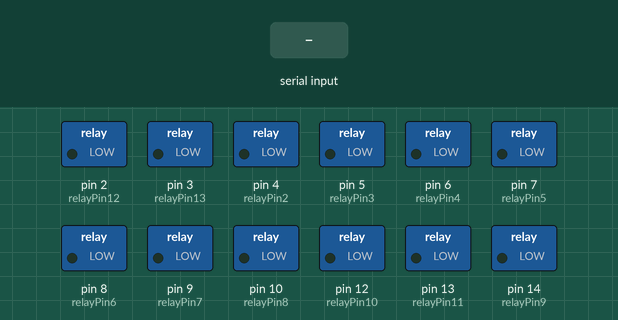
Recording of a sketch running on a simulated Arduino Uno, built with avr-gcc and run on an emulated ATmega328P. Parts: switched loads named in the sketch (green lamp = pin HIGH). The test bench sets the inputs (shaded band).

Above: at 1.3 s.
1.4 s: "1e" received over Serial
At 2.1 s:
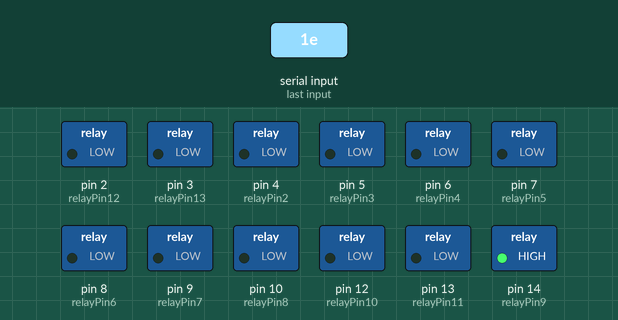
2.9 s: "2e" received over Serial
At 3.3 s:
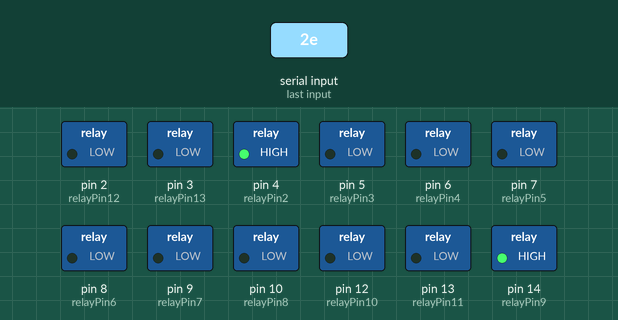
4.4 s: "3e" received over Serial
At 5.6 s:
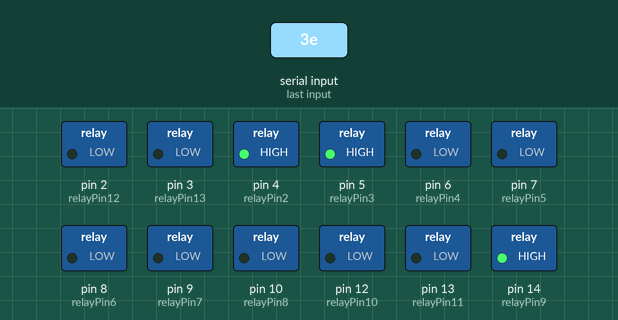
5.9 s: "4e" received over Serial
At 7.0 s:
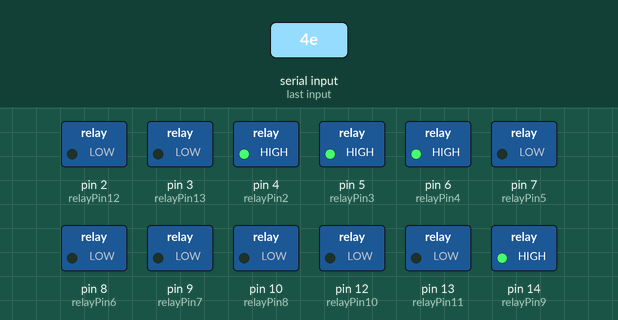
7.4 s: "5e" received over Serial
At 7.9 s:
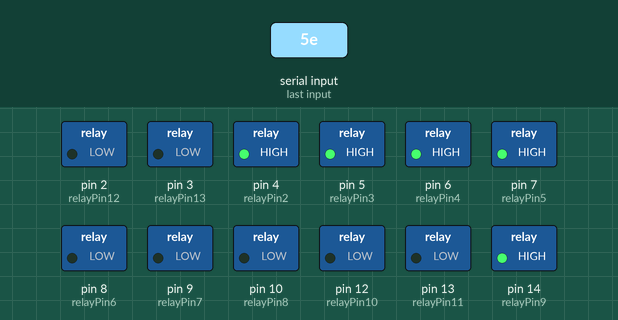
8.9 s: "6e" received over Serial
At 10.3 s:
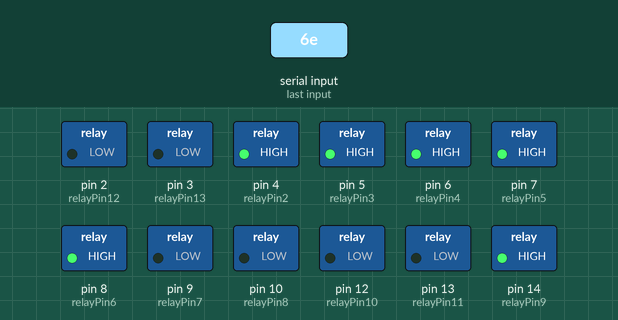
Timing chart, 0 to 11.4 s (numbered marks = the images above; inputs shaded):
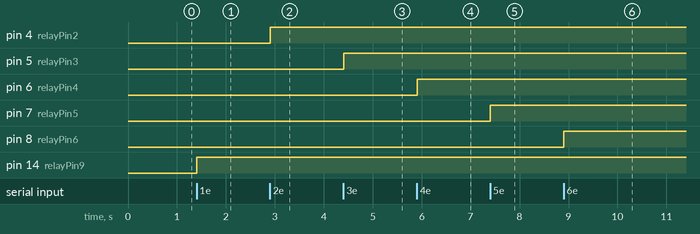

The sketch:

valve_control_2024.ino
```cpp
#include <SoftwareSerial.h>
/* www.learningbuz.com */
/*Impport following Libraries*/
#include <Wire.h>
// 12 relays
//I2C pins declaration

// SoftwareSerial mySensor1 (0, 1); // RX, TX
// const int relayPin1 = 3;
//relayPin2 -> relay3
//relayPin13 -> relay1
//relayPin9 -> relay2
const int relayPin2 = 4;
const int relayPin3 = 5;
const int relayPin4 = 6;
const int relayPin5 = 7;
const int relayPin6 = 8;
const int relayPin7 = 9;
const int relayPin8 = 10;
// const int relayPin9 = 11;
const int relayPin9 = 14; // A0
const int relayPin10 = 12;
const int relayPin11 = 13;

const int relayPin12 = 2;
const int relayPin13 = 3;

const int open_time = 2000;

char buffer[3];
int sp_quality = 0;

void setup() {
  // pinMode(relayPin1, OUTPUT);
  // digitalWrite(relayPin1, LOW);
  // delay(10);

  pinMode(relayPin2, OUTPUT);
  digitalWrite(relayPin2, LOW);
  delay(10);

  pinMode(relayPin3, OUTPUT);
  digitalWrite(relayPin3, LOW);
  delay(10);

  pinMode(relayPin4, OUTPUT);
  digitalWrite(relayPin4, LOW);
  delay(10);

  pinMode(relayPin5, OUTPUT);
  digitalWrite(relayPin5, LOW);
  delay(10);

  pinMode(relayPin6, OUTPUT);
  digitalWrite(relayPin6, LOW);
  delay(10);

  pinMode(relayPin7, OUTPUT);
  digitalWrite(relayPin7, LOW);
  delay(10);

  pinMode(relayPin8, OUTPUT);
  digitalWrite(relayPin8, LOW);
  delay(10);

  pinMode(relayPin9, OUTPUT);
  digitalWrite(relayPin9, LOW);
  delay(10);

  pinMode(relayPin10, OUTPUT);
  digitalWrite(relayPin10, LOW);
  delay(10);

  pinMode(relayPin11, OUTPUT);
  digitalWrite(relayPin11, LOW);
  delay(10);

  pinMode(relayPin12, OUTPUT);
  digitalWrite(relayPin12, LOW);
  delay(10);

  pinMode(relayPin13, OUTPUT);
  digitalWrite(relayPin13, LOW);
  delay(10);

  Serial.begin(9600);
  while (!Serial) {
    ;
  }
}


void loop() {
  delay(10);
  // digitalWrite(relayPin12, HIGH);
  // delay(open_time);
  // digitalWrite(relayPin12, LOW);
  // delay(open_time);

  if (Serial.available() > 0) {
    // much faster with length=1 than 2
    int size = Serial.readBytesUntil('e', buffer, 1);
    if (buffer[0] == '1') {
      digitalWrite(relayPin9, HIGH);
    }
    if (buffer[0] == '2') {
      digitalWrite(relayPin2, HIGH);
    }
    if (buffer[0] == '3') {
      digitalWrite(relayPin3, HIGH);
    }
    if (buffer[0] == '4') {
      digitalWrite(relayPin4, HIGH);
    }
    if (buffer[0] == '5') {
      digitalWrite(relayPin5, HIGH);
    }
    if (buffer[0] == '6') {
      digitalWrite(relayPin6, HIGH);
    }
    if (buffer[0] == '7') {
      digitalWrite(relayPin7, HIGH);
    }
    if (buffer[0] == '8') {
      digitalWrite(relayPin8, HIGH);
    }
    if (buffer[0] == '9') {
      digitalWrite(relayPin13, HIGH);
    }
    if (buffer[0] == 'a') {
      digitalWrite(relayPin10, HIGH);
    }
    if (buffer[0] == 'b') {
      digitalWrite(relayPin11, HIGH);
    }
    if (buffer[0] == 'c') {
      digitalWrite(relayPin12, HIGH);
    }
    delay(50);
    if (buffer[0] == '0') {
      // digitalWrite(relayPin1, LOW);
      // delay(5);
      digitalWrite(relayPin2, LOW);
      delay(5);
      digitalWrite(relayPin3, LOW);
      delay(5);
      digitalWrite(relayPin4, LOW);
      delay(5);
      digitalWrite(relayPin5, LOW);
      delay(5);
      digitalWrite(relayPin6, LOW);
      delay(5);
      digitalWrite(relayPin7, LOW);
      delay(5);
      digitalWrite(relayPin8, LOW);
      delay(5);
      digitalWrite(relayPin9, LOW);
      delay(5);
      digitalWrite(relayPin10, LOW);
      delay(5);
      digitalWrite(relayPin11, LOW);
      delay(5);
      digitalWrite(relayPin12, LOW);
      delay(5);
      digitalWrite(relayPin13, LOW);
    }
  }
}
```

Measured:
- after the input at 1.4 s, pin 14 (relayPin9): LOW → HIGH at once
- after the input at 2.9 s, pin 4 (relayPin2): LOW → HIGH at once
- after the input at 4.4 s, pin 5 (relayPin3): LOW → HIGH at once
- after the input at 5.9 s, pin 6 (relayPin4): LOW → HIGH at once
- after the input at 7.4 s, pin 7 (relayPin5): LOW → HIGH at once
- after the input at 8.9 s, pin 8 (relayPin6): LOW → HIGH at once
